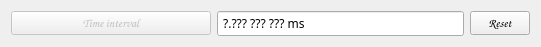
   <widget class="QWidget" name="horizontalLayoutWidget_4">
    <property name="geometry">
     <rect>
      <x>508</x>
      <y>542</y>
      <width>541</width>
      <height>32</height>
     </rect>
    </property>
    <layout class="QHBoxLayout" name="horizontalLayout_4">
     <item>
      <widget class="QPushButton" name="pushButton_10">
       <property name="enabled">
        <bool>false</bool>
       </property>
       <property name="minimumSize">
        <size>
         <width>200</width>
         <height>0</height>
        </size>
       </property>
       <property name="maximumSize">
        <size>
         <width>200</width>
         <height>16777215</height>
        </size>
       </property>
       <property name="font">
        <font>
         <family>Comic Sans MS</family>
         <weight>75</weight>
         <italic>false</italic>
         <bold>true</bold>
        </font>
       </property>
       <property name="text">
        <string>Time interval</string>
       </property>
      </widget>
     </item>
     <item>
      <widget class="QLineEdit" name="lineEdit_3">
       <property name="maximumSize">
        <size>
         <width>400</width>
         <height>16777215</height>
        </size>
       </property>
       <property name="font">
        <font>
         <family>黑体</family>
        </font>
       </property>
       <property name="text">
        <string> ?.??? ??? ??? ms</string>
       </property>
       <property name="readOnly">
        <bool>true</bool>
       </property>
      </widget>
     </item>
     <item>
      <widget class="QPushButton" name="pushButton_13">
       <property name="minimumSize">
        <size>
         <width>60</width>
         <height>0</height>
        </size>
       </property>
       <property name="maximumSize">
        <size>
         <width>60</width>
         <height>16777215</height>
        </size>
       </property>
       <property name="font">
        <font>
         <family>Comic Sans MS</family>
         <weight>75</weight>
         <bold>true</bold>
        </font>
       </property>
       <property name="text">
        <string>Reset</string>
       </property>
      </widget>
     </item>
    </layout>
   </widget>
